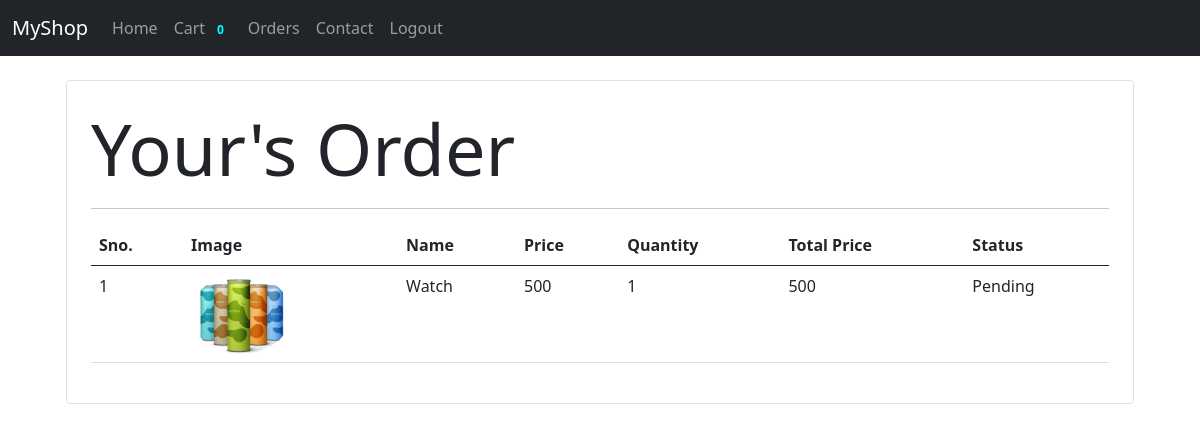
Screenshot of /order/ (signed in) with the database file from the repository.
### shop/models.py (models this page shows, shortened)
class Order(models.Model):
    product  = models.ForeignKey(Product, on_delete=models.CASCADE)
    customer = models.ForeignKey(Customer, on_delete=models.CASCADE)
    status = models.BooleanField(default=False)
    price= models.IntegerField(default=500)
    address=models.CharField(max_length=300)
    phone = models.CharField(max_length=30)
    quantity = models.IntegerField(max_length=300)
    def __str__(self):
        return self.address

class Product(models.Model):
    title= models.CharField(max_length=30)
    category = models.ForeignKey(Category, on_delete=models.CASCADE)
    price= models.IntegerField(default=500)
    desc= models.CharField(max_length=3000)
    img = models.ImageField(upload_to="images",default="")

### shop/views.py (the view)
# urls.py: path('order/', views.order, name="order"),
def order(request):
    if request.method == 'GET':
        customer = request.session.get('customer')
        print(customer)
        orders = Order.objects.filter(customer=customer).order_by('-status')
        print(orders)
    return render(request, 'shop/order.html', {'orders': orders})

### shop/templatetags/cart.py (called while the page is built)
@register.filter(name="multiply")
def multiply(number, number1):
    return number*number1

### shop/templates/shop/order.html (shortened to what this page needs)
{% extends 'shop/base.html' %}
{% block form %}
{% load cart %}
<div class="container">
    <div class="border rounded p-4 m-4">
        <table class="table">
            <h2 class="display-2">Your's Order</h2>
            <hr>
            <thead>
                <tr>
                    <th>Sno.</th>
                    <th>Image</th>
                    <th>Name</th>
                    <th>Price</th>
                    <th>Quantity</th>
                    <th>Total Price</th>
                    <th>Status</th>
                </tr>
            </thead>
            <tbody>
                {% for order in orders %}
                <tr>
                    <td>{{forloop.counter}}</td>
                    <td><img style=" height:80px;" class="rounded-circle" src="{{order.product.img.url}}" alt=""></td>
                    <td>{{order.product.title}}</td>
                    <td>{{order.product.price}}</td>
                    <td>{{ order.quantity}}</td>
                    <td>{{ order.quantity|multiply:order.price }}</td>
                     {% if order.status %}
                    <td>Complete</td>
                    {% else %}
                    <td>Pending</td>
                    {% endif %}
                </tr>
                {% endfor %}
            </tbody>
        </table>
        </div>
    </div>
{% endblock form %}

### rows the page displays
Order: product.img (picture), product "Watch", product.price "500", quantity "1", quantity|multiply "500", status "Pending"

### other values shown
{{ request.session.cart.keys|length }} "0"
